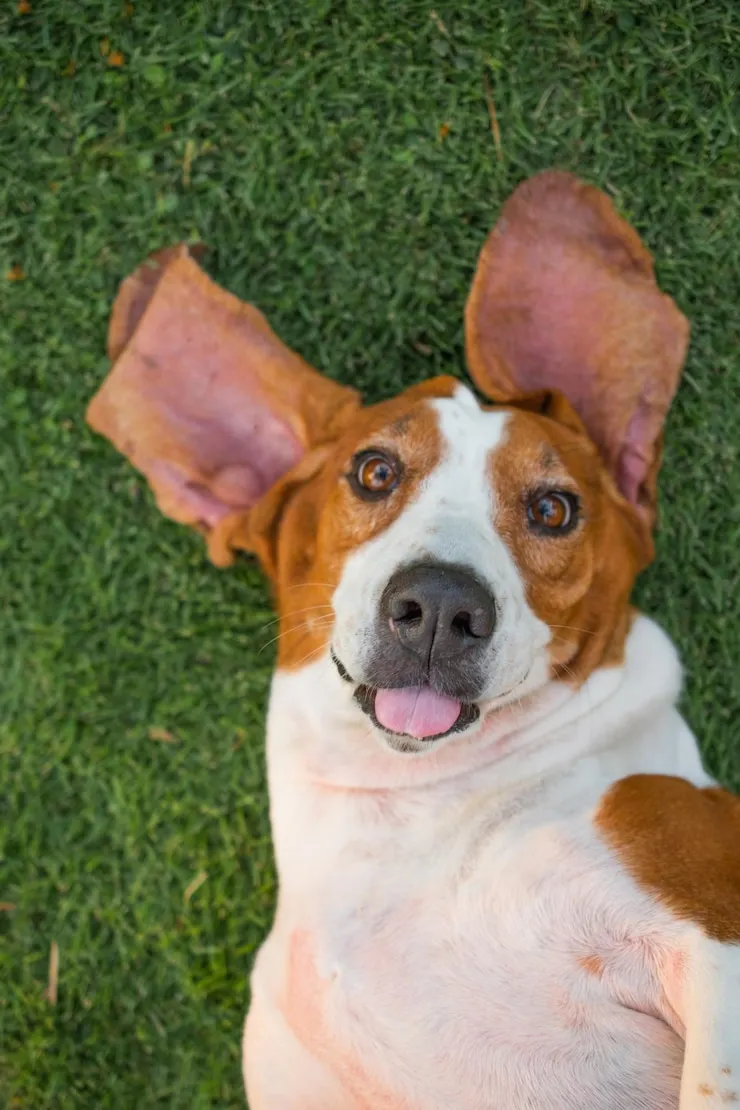
#> input picture Tema_4.3/Sources/Perro.png, 740 x 1110 px, found by its file name
$ python Laplaciano.py   (older library calls are emulated)
#> lines starting #> are read from the running program, lines starting #| are printed output that depends on the picture
import cv2

# Cargamos la imagen en color
img = cv2.imread("Tema_4.3/Sources/Perro.png")
#> img is the input picture: shape (1110, 740, 3); mean B, G, R 86, 116.5, 119.4

# Redimensionamos la imagen a la mitad
alto, ancho = img.shape[:2]
#> alto = 1110; ancho = 740
img_reducida = cv2.resize(img, (ancho // 2, alto // 2))

# Convertimos a escala de grises
img_gris = cv2.cvtColor(img_reducida, cv2.COLOR_BGR2GRAY)
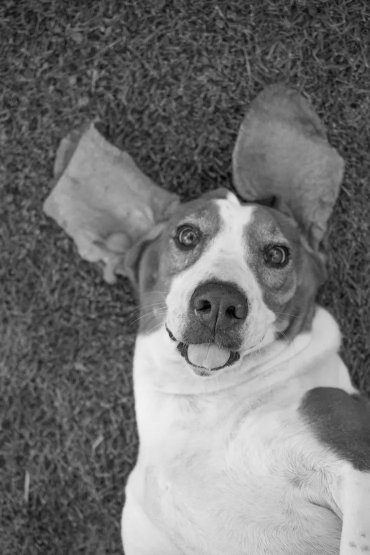
#> img_gris: shape (555, 370); min 2, max 241, mean 114

# Aplicamos el filtro Laplaciano
laplaciano = cv2.Laplacian(img_gris, cv2.CV_64F)
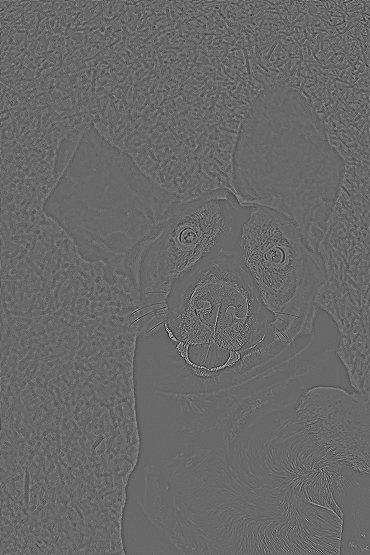
#> laplaciano: shape (555, 370) float64; min -151, max 215, mean 0; drawn with min black and max white

# Mostramos las imágenes
cv2.imshow('Original reducida', img_reducida)
cv2.imshow('Laplaciano', laplaciano)
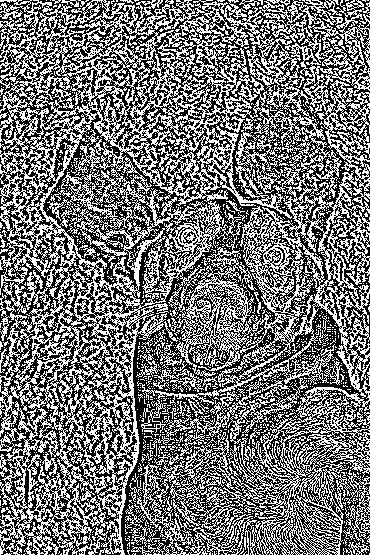
#> window 'Laplaciano': shape (555, 370); 45.7% white in thin lines or dots
cv2.waitKey(0)
cv2.destroyAllWindows()
